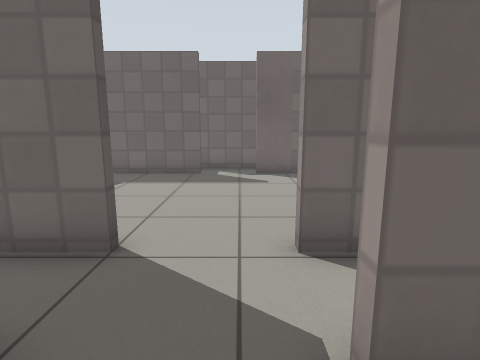
[1] (above)

24 first-person views from a walk through a robot-simulator world made for Gazebo. The camera is 0.94 m above the floor, tilts 10° down and sees 80° across. The floor is counted in squares, 0.5 m on a side. Each view is taken from the middle of a square. On the plan, view 1 faces up. The plan holds only what a view shows up to about 16 squares ahead; the rest is blank. Gazebo's built-in surfaces are drawn with simple patterns.

[2]
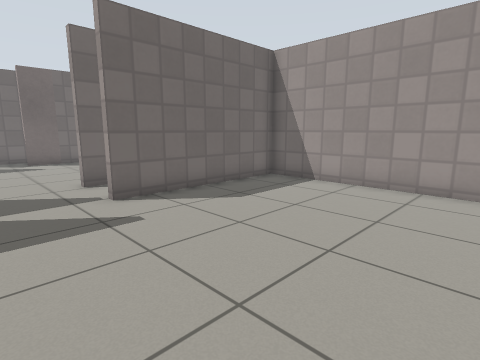

[3]
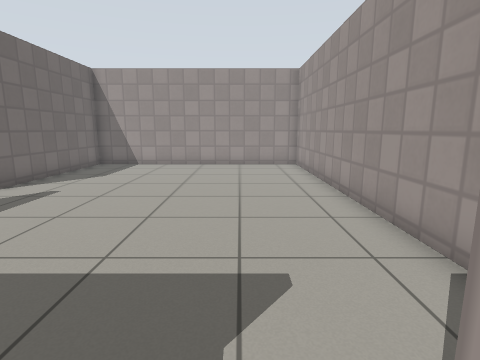

[4]
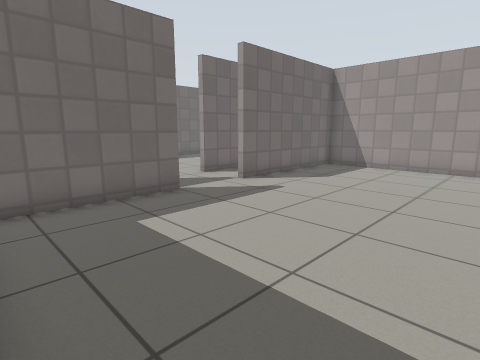

[5]
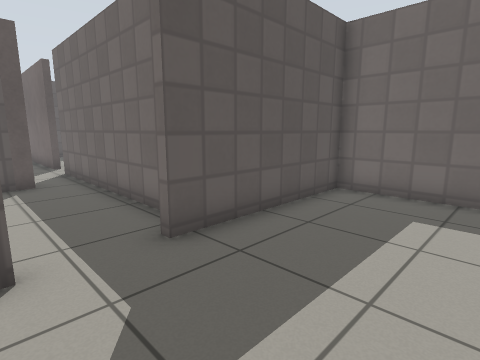

[6]
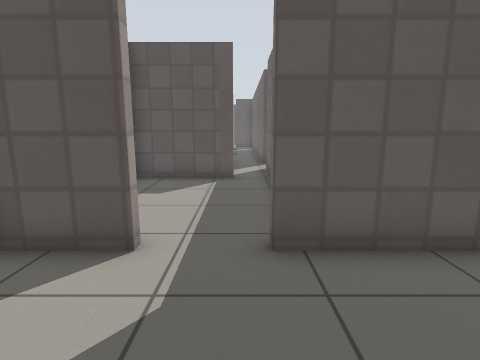

[7]
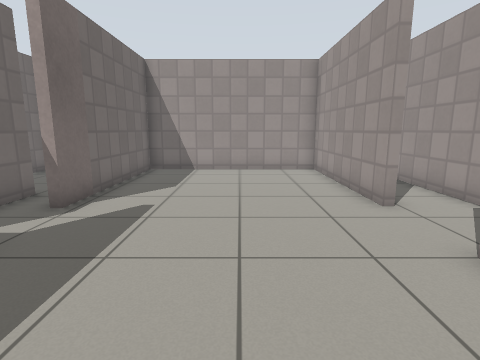

[8]
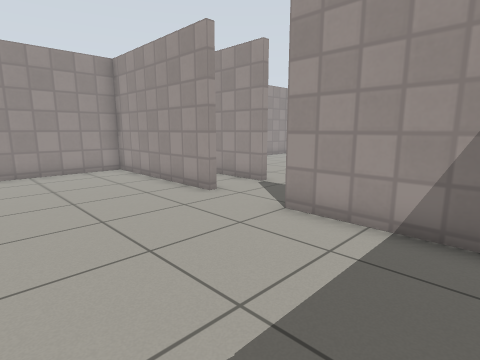

[9]
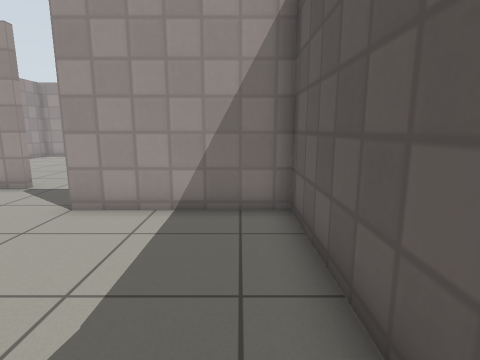

[10]
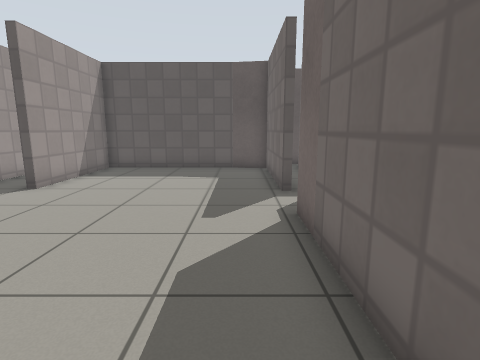

[11]
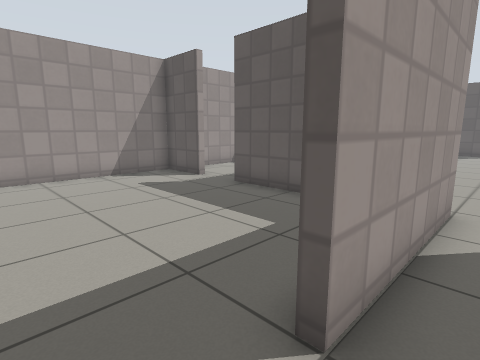

[12]
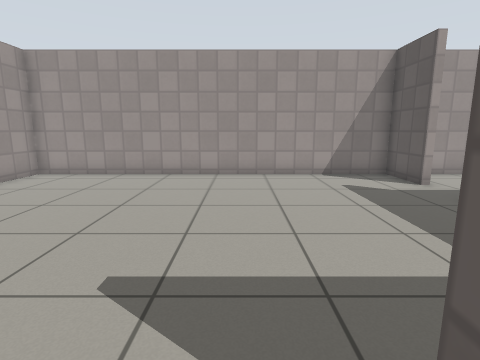

[13]
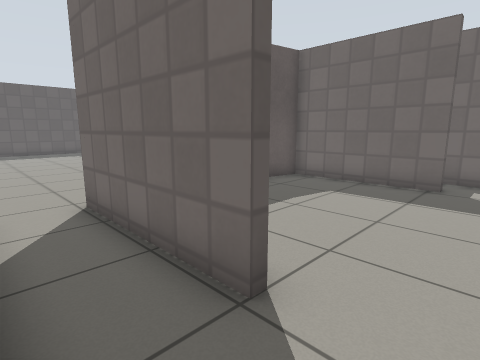

[14]
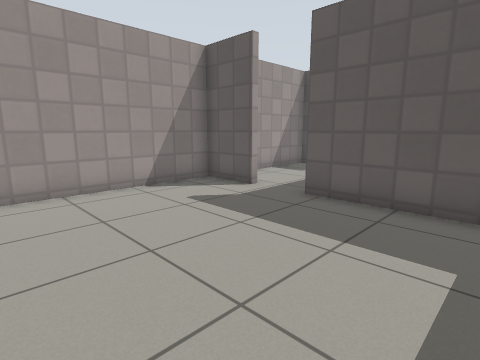

[15]
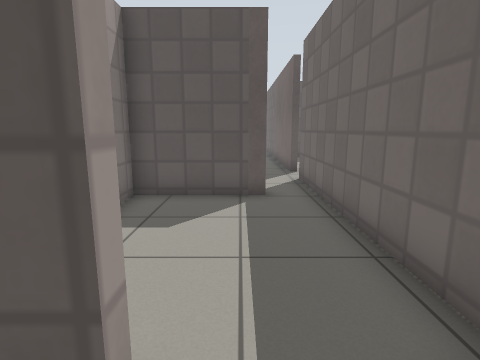

[16]
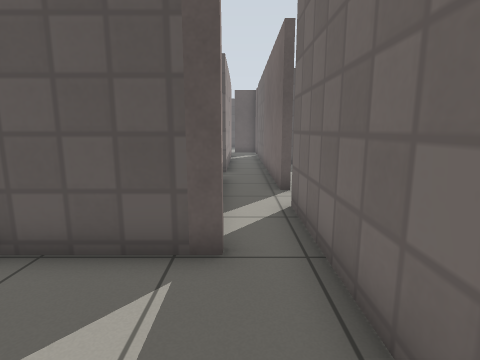

[17]
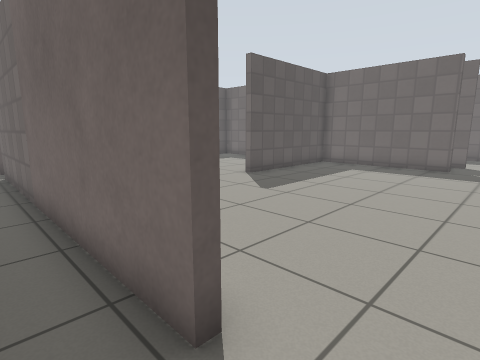

[18]
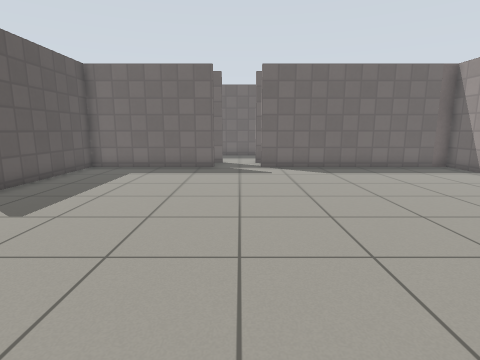

[19]
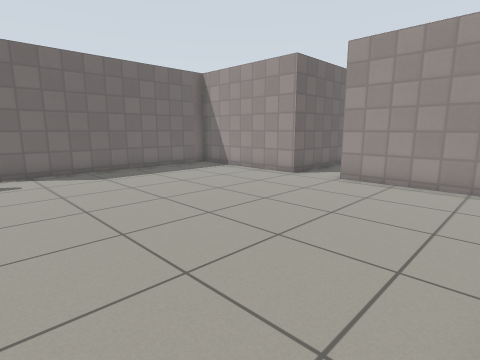

[20]
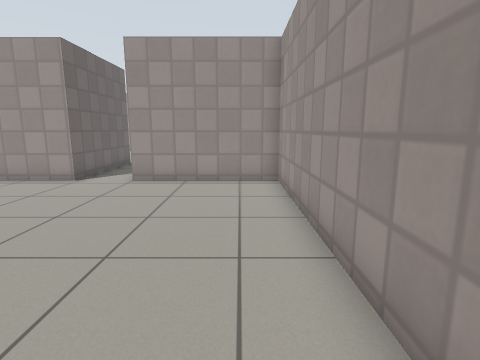

[21]
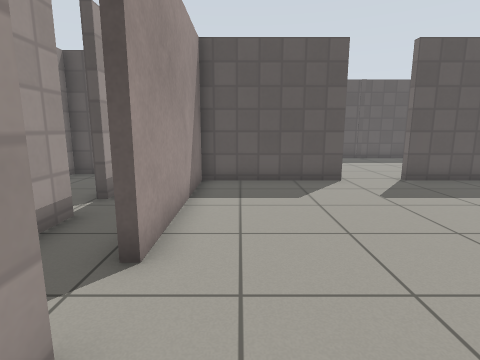

[22]
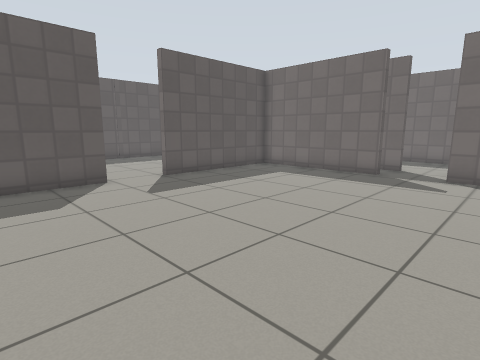

[23]
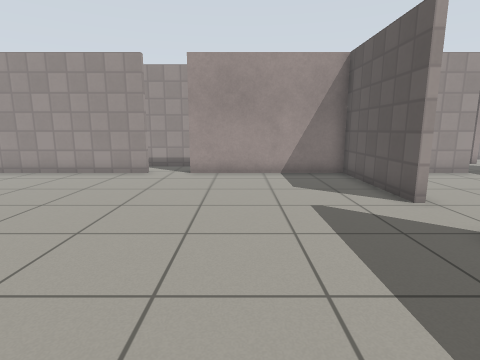

[24]
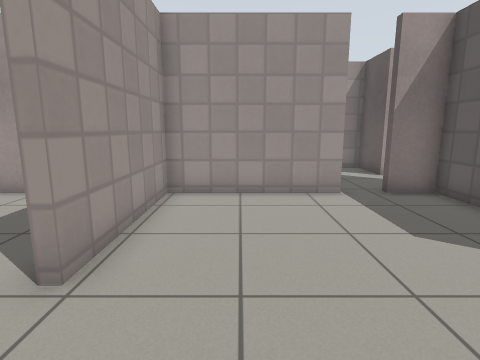

### Floor plan
Ten units are one square. View 1 is at (0, 0); x grows to the right and y downward. Boxes are objects, and circles mark ways between rooms. Rooms are numbered by the first view taken in them; rooms with no view inside come last. Other rooms are left out.
<svg viewBox="-348 -145 429 241">
<path fill="none" stroke="#000" d="M-20 -17 -72 -17 -72 45M-72 67 -72 91 76 91 76 -17 8 -17M-187 37 -310 37M-211 57 -162 57M-145 53 -141 53 -141 91 -91 91M-265 57 -226 57M-85 37 -170 37M-76 67 -72 67M-72 45 -76 45M-343 68 -339 68 -339 91 -330 91M9 -45 76 -45 76 -123 6 -123M-16 -123 -69 -123 -72 -106M20 -140 -20 -140M-72 -108 -72 -45 -19 -45M-75 -20 -20 -20M-19 -42 -75 -42M8 -20 49 -20M30 -42 9 -42M-193 -109 -193 -105 -255 -105 -255 -41M-170 34 -75 34 -75 -20M-189 -123 -199 -123M-255 -19 -255 34 -187 34M-75 -42 -75 -105 -170 -105M-339 17 -339 34 -324 34M-311 34 -258 34 -258 -19"/>
<circle cx="-75" cy="55" r="3" fill="#2a7"/>
<circle cx="-10" cy="-20" r="3" fill="#2a7"/>
<circle cx="-180" cy="35" r="3" fill="#2a7"/>
<circle cx="-320" cy="40" r="3" fill="#2a7"/>
<circle cx="-5" cy="-40" r="3" fill="#2a7"/>
<circle cx="-70" cy="-30" r="3" fill="#2a7"/>
<circle cx="-260" cy="-30" r="3" fill="#2a7"/>
<text x="0" y="30">1</text>
<text x="-190" y="50">2</text>
<text x="0" y="-80">3</text>
<text x="-70" y="-30">4</text>
<text x="-170" y="-40">5</text>
<text x="-300" y="-30">6</text>
</svg>
Room 1 opens to room 2. Room 1 opens to room 4. Room 2 opens to room 5. Room 2 opens to room 6. Room 3 opens to room 4. Room 4 opens to room 5. Room 5 opens to room 6.

Where each view was taken, in squares from view 1:
view 1: 0 up, 0 right, facing up
view 2: 6 down, 2 left, facing up-right
view 3: 6 down, 8 left, facing right
view 4: 6 down, 7 left, facing up-right
view 5: 7 down, 3 left, facing up-left
view 6: 5 down, 3 left, facing left
view 7: 8 up, 6 left, facing right
view 8: 10 up, 6 left, facing down-right
view 9: 11 up, 6 left, facing down
view 10: 11 up, 7 right, facing left
view 11: 3 up, 0 right, facing down-left
view 12: 3 up, 1 left, facing down
view 13: 2 up, 0 right, facing up-left
view 14: 0 up, 0 right, facing down-left
view 15: 6 down, 6 left, facing left
view 16: 5 down, 10 left, facing left
view 17: 5 down, 17 left, facing up-left
view 18: 4 down, 18 left, facing up
view 19: 3 down, 18 left, facing up-right
view 20: 2 down, 18 left, facing right
view 21: 2 down, 15 left, facing left
view 22: 2 down, 15 left, facing up-left
view 23: 9 up, 21 left, facing down
view 24: 5 up, 28 left, facing down
